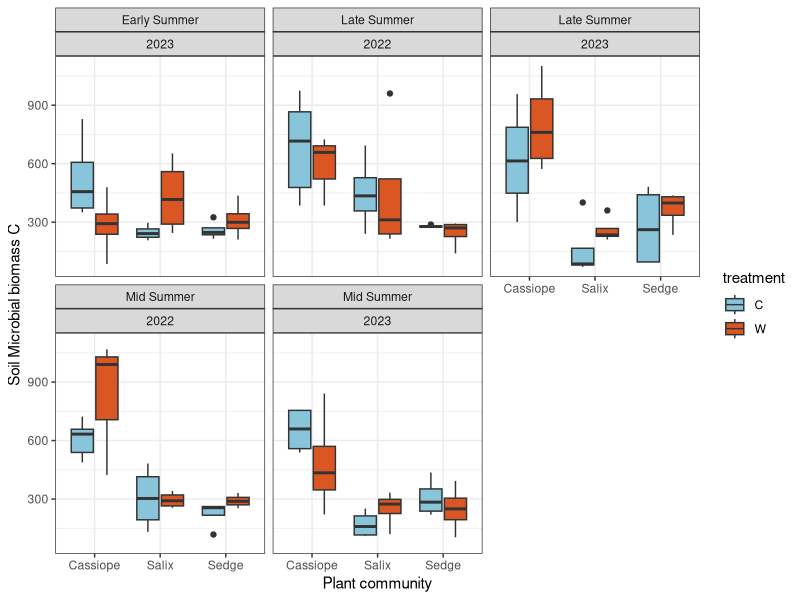
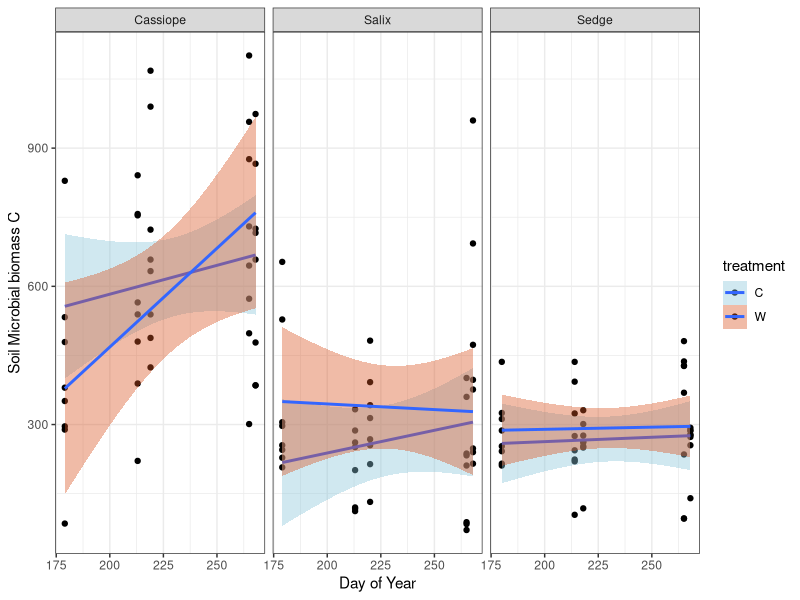
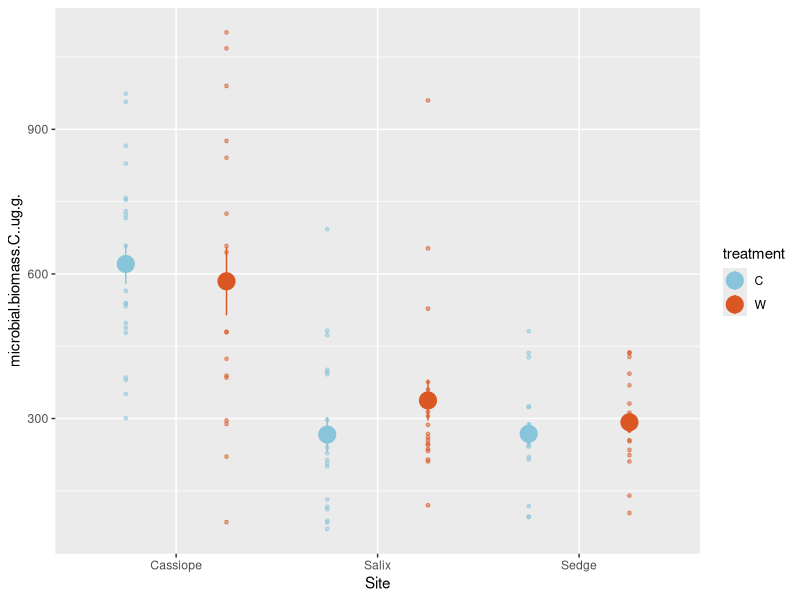
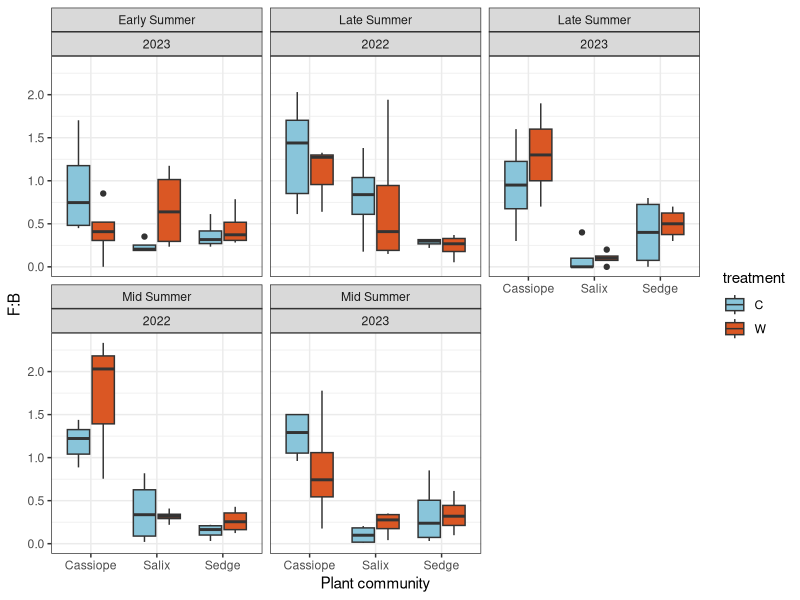
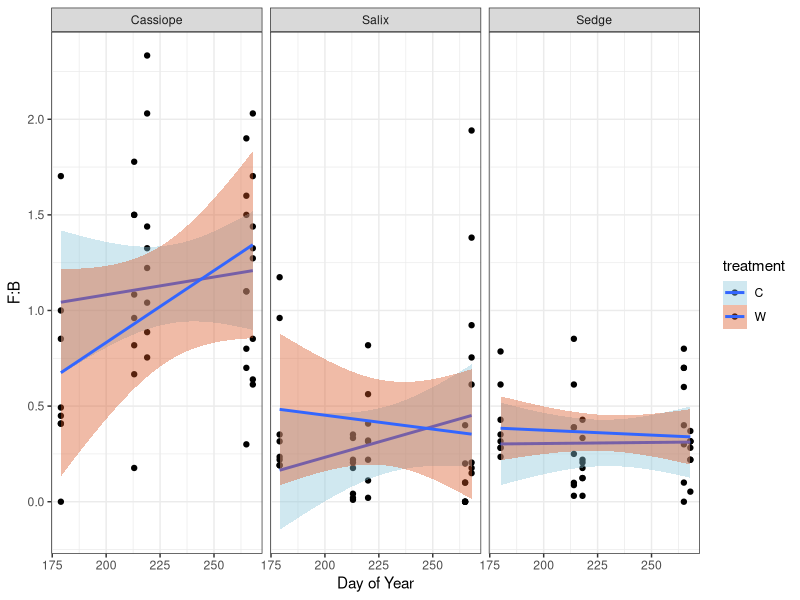
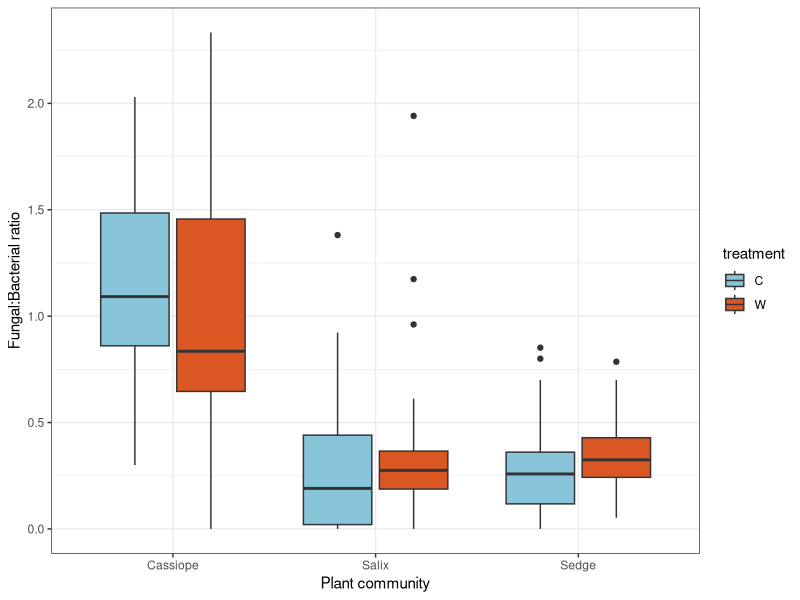
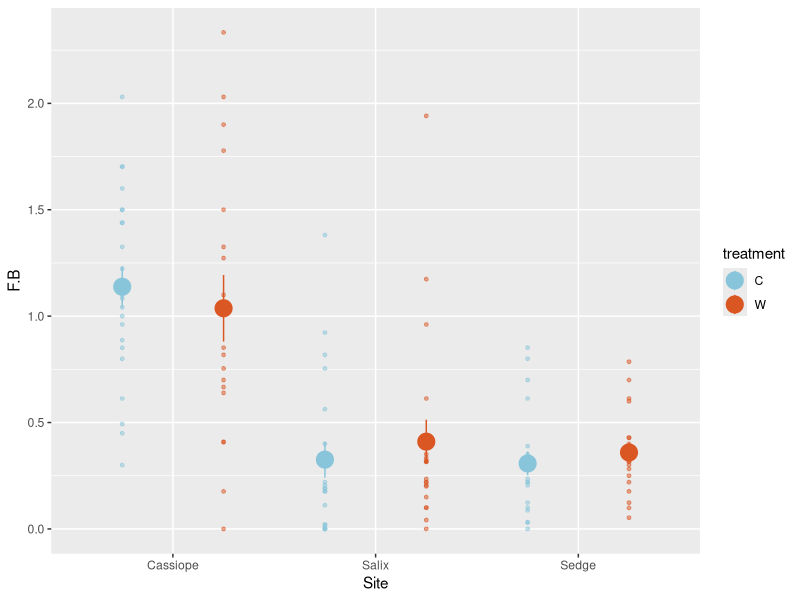
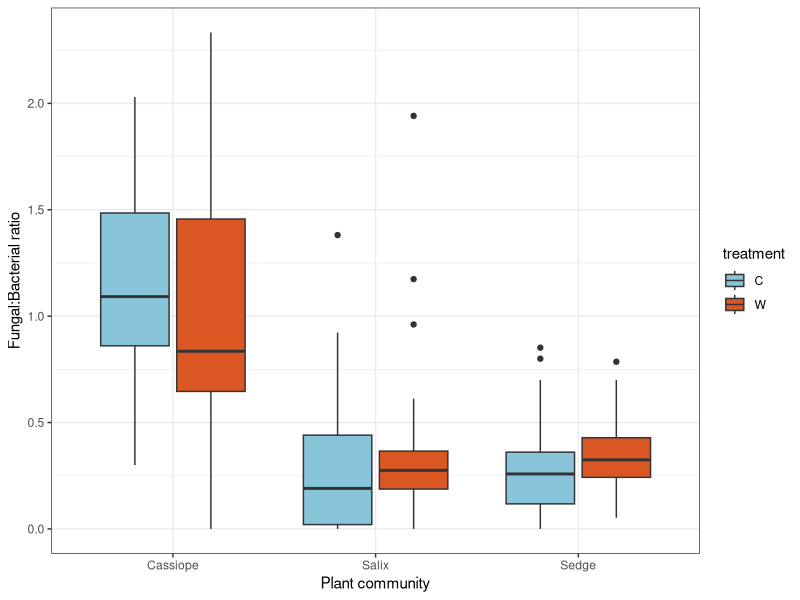

Write the R code that produced these figures, in order. (Note: this script raises an error after producing the figures.)
library(ggplot2)
library(tidyr)
library(dplyr)
library(tidyverse)
library(lubridate)
library(lme4)
library(lmerTest)

dat<-read.csv("Microbiometer_Data_complete.csv")
dat<-rename(dat, treatment=treatment..W.C.)
str(dat)

#make pre/post flood 
dat$plot<-as.numeric(dat$Plot)
unique(dat$Date)

dat$year <- lubridate::year(dat$Date)
dat$doy <- lubridate::yday(dat$Date)


#S1= first sampling S2= second sampling
dat<-group_by(dat, year)%>%
  mutate(., Season=case_when(doy<200 ~ "Early Summer",
                             doy>240 ~ "Late Summer",
                             TRUE ~"Mid Summer"))

  #mutate(dat, doy=yday(Date))%>%
 # mutate(time=if_else(doy<250, "S1", "S2"))%>%
  #      mutate(., flood=case_when(plot<7 ~"flood",
   #                            TRUE~ "no flood"))

#dat<-mutate(dat, time=fct_relevel(time, "pre", "post"))

#Mic biomass by treatment 
# may want to log these? for normal distribution?
            ggplot(dat, aes(x=Site, y=microbial.biomass.C..ug.g., fill=treatment))+
              geom_boxplot(aes(fill=treatment))+
             ylab("Soil Microbial biomass C")+ theme_bw() + xlab("Plant community") +
            scale_fill_manual(values=c( "#89C5DA", "#DA5724")) +
              facet_wrap(~Season + year)
            
            ggplot(dat, aes(x=doy, y=microbial.biomass.C..ug.g., fill=treatment))+
              geom_point(aes(fill=treatment))+
              geom_smooth(method="lm")+
              facet_wrap(~Site)+
              ylab("Soil Microbial biomass C")+ theme_bw() + xlab("Day of Year") +
              scale_fill_manual(values=c( "#89C5DA", "#DA5724")) #+
              #facet_wrap(~Season + year)
            
            ggplot(dat, aes(x=Site, y=microbial.biomass.C..ug.g.))+
              geom_jitter(mapping = aes(x=Site, y=microbial.biomass.C..ug.g., colour=treatment), 
                          size=1, alpha=0.5, position=position_dodge(width=1))+
              geom_pointrange(mapping = aes(x=Site, y=microbial.biomass.C..ug.g., colour=treatment),
                              stat = "summary", position=position_dodge(width=1), size=1.2)+
              scale_color_manual(values=c( "#89C5DA", "#DA5724")) 
            
#F:B by treatment             
            ggplot(dat, aes(x=Site, y=F.B, fill=treatment))+
              geom_boxplot(aes(fill=treatment))+
              ylab("F:B")+ theme_bw() + xlab("Plant community") +
              scale_fill_manual(values=c( "#89C5DA", "#DA5724")) +
              facet_wrap(~Season + year)
            
            ggplot(dat, aes(x=doy, y=F.B, fill=treatment))+
              geom_point(aes(fill=treatment))+
              geom_smooth(method="lm")+
              facet_wrap(~Site)+
              ylab("F:B")+ theme_bw() + xlab("Day of Year") +
              scale_fill_manual(values=c( "#89C5DA", "#DA5724")) #+
            #facet_wrap(~Season + year)
            
             ggplot(dat, aes(x=Site, y=F.B, fill=treatment))+
            geom_boxplot(aes(fill=treatment))+
              ylab("Fungal:Bacterial ratio")+ theme_bw() + xlab("Plant community")+
              scale_fill_manual(values=c( "#89C5DA", "#DA5724")) 
            
            ggplot(dat, aes(x=Site, y=F.B))+
            geom_jitter(mapping = aes(x=Site, y=F.B, colour=treatment), 
                        size=1, alpha=0.5, position=position_dodge(width=1))+
              geom_pointrange(mapping = aes(x=Site, y=F.B, colour=treatment),
                              stat = "summary", position=position_dodge(width=1), size=1.2)+
              scale_color_manual(values=c( "#89C5DA", "#DA5724")) 
            

    ggplot(dat, aes(x=Site, y=F.B, fill=treatment))+
              geom_boxplot(aes(fill=treatment))+
              ylab("Fungal:Bacterial ratio")+ theme_bw() + xlab("Plant community")+
              scale_fill_manual(values=c( "#89C5DA", "#DA5724")) 

#plots for BC PARF talk 
#first trip vs. second trip by treatment     
#MBC
ggplot(dat, aes(x=time, y=microbial.biomass.C..ug.g., fill=treatment))+
      geom_boxplot(aes(fill=treatment))+
      ylab("Soil Microbial biomass C")+ theme_bw() + xlab("Plant community")+
      scale_fill_manual(values=c( "#89C5DA", "#DA5724")) +
      facet_wrap(~Site)
#F:B
ggplot(dat, aes(x=time, y= F.B, fill=treatment))+
  geom_boxplot(aes(fill=treatment))+
  ylab("Fungi:Bacteria")+ theme_bw() + xlab("Plant community")+
  scale_fill_manual(values=c( "#89C5DA", "#DA5724")) +
  facet_wrap(~Site)

#during vs. post flood 
#Subset for flooded plots 
#MBC
ggplot(subset(dat,Site=="Salix"&flood!="no flood"), aes(x=flood, y=microbial.biomass.C..ug.g., fill=treatment))+
  geom_boxplot(aes(fill=treatment))+
  ylab("Soil Microbial biomass C")+ theme_bw() + xlab("Plant community")+
  scale_fill_manual(values=c( "#89C5DA", "#DA5724")) +
  facet_wrap(~time)

#F:B
ggplot(subset(dat,Site=="Salix"&flood!="no flood"), aes(x=flood, y=F.B, fill=treatment))+
  geom_boxplot(aes(fill=treatment))+
  ylab("Fungi:Bacteria")+ theme_bw() + xlab("Plant community")+
  scale_fill_manual(values=c( "#89C5DA", "#DA5724")) +
  facet_wrap(~time)

# ANOVAs
# check distribution
hist(dat$microbial.biomass.C..ug.g.)
#Check transformation to normal
hist(log(dat$microbial.biomass.C..ug.g.))

Model1 <- aov(data = dat, formula = log(microbial.biomass.C..ug.g.) ~ treatment*Season*Site)
summary(Model1)
TukeyHSD(Model1)

#look at cass only
Modelcass <- aov(data = subset(dat, Site=="Cassiope"), 
                 formula = log(microbial.biomass.C..ug.g.) ~ treatment*Season*as.factor(year))
summary(Modelcass)
TukeyHSD(Modelcass)

# F:B
#check distribution
hist(dat$F.B)
# transofrming the data (cube root)
dat$F.Bcubr <- (dat$F.B^(1/3))
# running the model
ModelFB <- aov(data = dat, formula = F.Bcubr ~ treatment*Season*Site)
summary(ModelFB)   

#Linear model
Linear1 <- lm(data = dat, formula = log(microbial.biomass.C..ug.g.) ~ doy*Site*treatment)
summary(Linear1)
hist(dat$microbial.biomass.C..ug.g.)
